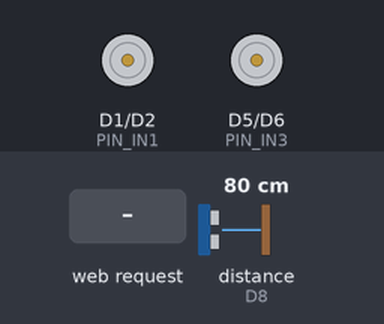
A sketch run on a simulated ESP8266 (NodeMCU). On the bench: motor-driver pin pairs drawn as motors (green arrow = first pin HIGH = forward, orange = second pin HIGH = backward, longer = more drive). Inputs (shaded band) come from the test bench; at power-on: distance to the obstacle (sensor on D8) 80 cm. The echo pulse lasts 58.3 µs per cm; what the sketch prints to the serial monitor is not drawn.

Above: at 1.2 s.
1.3 s: HTTP request GET /drive?cmd=FORWARD received
At 2.0 s:
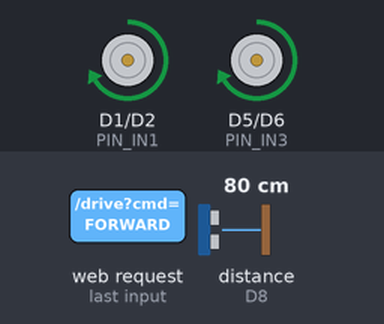
2.8 s: HTTP request GET /drive?cmd=REVERSE received
At 3.2 s:
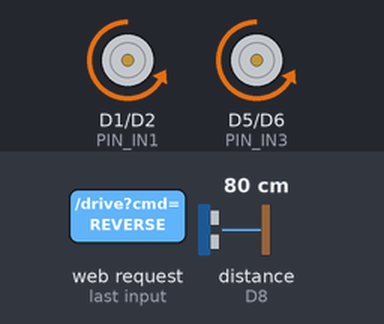
4.3 s: HTTP request GET /drive?cmd=LEFT received
At 5.5 s:
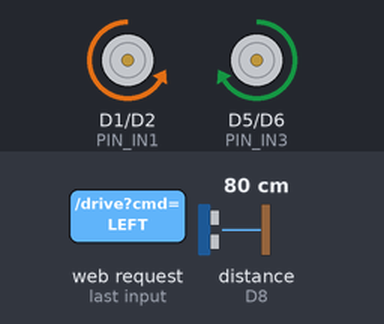
5.8 s: HTTP request GET /drive?cmd=RIGHT received
At 6.6 s:
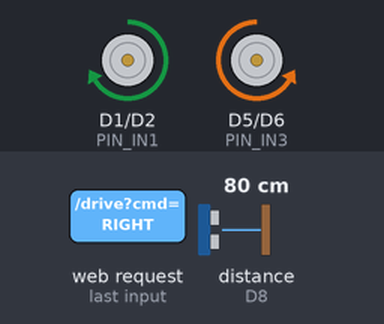
Timing chart, 0 to 8.3 s (numbered marks = the images above; inputs shaded):
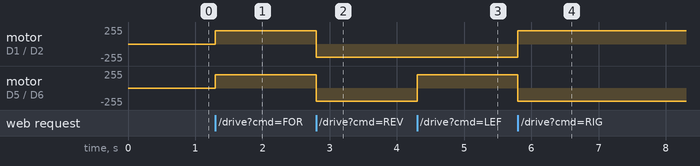

Measured:
- after the input at 1.3 s, motor on D1 (PIN_IN1) / D2 (PIN_IN2), motor on D5 (PIN_IN3) / D6 (PIN_IN4): stopped → forward 200/255 at once
- after the input at 2.8 s, motor on D1 (PIN_IN1) / D2 (PIN_IN2), motor on D5 (PIN_IN3) / D6 (PIN_IN4): forward 200/255 → backward 200/255 at once
- after the input at 4.3 s, motor on D5 (PIN_IN3) / D6 (PIN_IN4): backward 200/255 → forward 200/255 at once
- after the input at 5.8 s, motor on D1 (PIN_IN1) / D2 (PIN_IN2): backward 200/255 → forward 200/255 at once; motor on D5 (PIN_IN3) / D6 (PIN_IN4): forward 200/255 → backward 200/255 at once

The sketch:

nodemcu_robot_test.ino
```cpp
/*
 * SHAKTHIKULANGARA SCHOOL STEM LAB - ROBOTICS PROJECT
 * Autonomous Obstacle Avoidance Rover & Web Telemetry Server
 * Board: NodeMCU ESP8266 (ESP-12E)
 * Features: SoftAP Web Server (192.168.4.1), Differential Drive & Ultrasonic Radar
 */

#include <ESP8266WiFi.h>
#include <ESP8266WebServer.h>

// --- L298N Motor Driver Pins ---
#define PIN_IN1 D1 // GPIO 5 (Left Forward)
#define PIN_IN2 D2 // GPIO 4 (Left Reverse)
#define PIN_IN3 D5 // GPIO 14 (Right Forward)
#define PIN_IN4 D6 // GPIO 12 (Right Reverse)

// --- HC-SR04 Ultrasonic Sensor Pins ---
#define PIN_TRIG D7 // GPIO 13
#define PIN_ECHO D8 // GPIO 15

ESP8266WebServer server(80);

int currentSpeed = 200; // 0 - 255 PWM
bool autoMode = false;
unsigned long lastRadarCheck = 0;

float getUltrasonicDistance() {
  digitalWrite(PIN_TRIG, LOW);
  delayMicroseconds(2);
  digitalWrite(PIN_TRIG, HIGH);
  delayMicroseconds(10);
  digitalWrite(PIN_TRIG, LOW);

  long duration = pulseIn(PIN_ECHO, HIGH, 25000); // 25ms timeout (~4m)
  if (duration == 0) return 400.0;
  return (duration * 0.0343) / 2.0; // Distance in cm
}

void stopMotors() {
  analogWrite(PIN_IN1, 0);
  analogWrite(PIN_IN2, 0);
  analogWrite(PIN_IN3, 0);
  analogWrite(PIN_IN4, 0);
}

void driveForward(int spd) {
  analogWrite(PIN_IN1, spd);
  analogWrite(PIN_IN2, 0);
  analogWrite(PIN_IN3, spd);
  analogWrite(PIN_IN4, 0);
}

void driveReverse(int spd) {
  analogWrite(PIN_IN1, 0);
  analogWrite(PIN_IN2, spd);
  analogWrite(PIN_IN3, 0);
  analogWrite(PIN_IN4, spd);
}

void turnLeft(int spd) {
  analogWrite(PIN_IN1, 0);
  analogWrite(PIN_IN2, spd);
  analogWrite(PIN_IN3, spd);
  analogWrite(PIN_IN4, 0);
}

void turnRight(int spd) {
  analogWrite(PIN_IN1, spd);
  analogWrite(PIN_IN2, 0);
  analogWrite(PIN_IN3, 0);
  analogWrite(PIN_IN4, spd);
}

// REST API Handler for Remote Web Console
void handleDrive() {
  server.sendHeader("Access-Control-Allow-Origin", "*");
  if (!server.hasArg("cmd")) {
    server.send(400, "text/plain", "Missing cmd argument");
    return;
  }

  String cmd = server.arg("cmd");
  if (server.hasArg("speed")) {
    currentSpeed = constrain(server.arg("speed").toInt(), 80, 255);
  }

  autoMode = false; // Manual command overrides auto mode

  if (cmd == "FORWARD") driveForward(currentSpeed);
  else if (cmd == "REVERSE") driveReverse(currentSpeed);
  else if (cmd == "LEFT") turnLeft(currentSpeed);
  else if (cmd == "RIGHT") turnRight(currentSpeed);
  else if (cmd == "STOP") stopMotors();
  else if (cmd == "AUTO") autoMode = true;

  float dist = getUltrasonicDistance();
  String json = "{\"status\":\"OK\",\"cmd\":\"" + cmd + "\",\"speed\":" + String(currentSpeed) + ",\"distance\":" + String(dist) + "}";
  server.send(200, "application/json", json);
}

void handleTelemetry() {
  server.sendHeader("Access-Control-Allow-Origin", "*");
  float dist = getUltrasonicDistance();
  String json = "{\"distance\":" + String(dist) + ",\"speed\":" + String(currentSpeed) + ",\"auto\":" + (autoMode ? "true" : "false") + "}";
  server.send(200, "application/json", json);
}

void setup() {
  Serial.begin(115200);
  Serial.println("\n--- Shakthikulangara Robotics Rover Booting ---");

  pinMode(PIN_IN1, OUTPUT);
  pinMode(PIN_IN2, OUTPUT);
  pinMode(PIN_IN3, OUTPUT);
  pinMode(PIN_IN4, OUTPUT);
  stopMotors();

  pinMode(PIN_TRIG, OUTPUT);
  pinMode(PIN_ECHO, INPUT);

  // Set up SoftAP Hotspot
  WiFi.mode(WIFI_AP);
  WiFi.softAP("Shakthikulangara-Robot", "robot1234");
  Serial.print("Access Point Started! IP: ");
  Serial.println(WiFi.softAPIP()); // 192.168.4.1

  server.on("/drive", handleDrive);
  server.on("/telemetry", handleTelemetry);
  server.begin();
  Serial.println("HTTP Telemetry Server Online on Port 80");
}

void loop() {
  server.handleClient();

  // Autonomous Obstacle Avoidance Loop
  if (autoMode) {
    if (millis() - lastRadarCheck >= 80) {
      lastRadarCheck = millis();
      float dist = getUltrasonicDistance();

      if (dist < 22.0) { // Obstacle within 22cm
        stopMotors();
        delay(100);
        driveReverse(180);
        delay(400);
        turnRight(200);
        delay(450);
        stopMotors();
      } else {
        driveForward(currentSpeed);
      }
    }
  }
}
```
